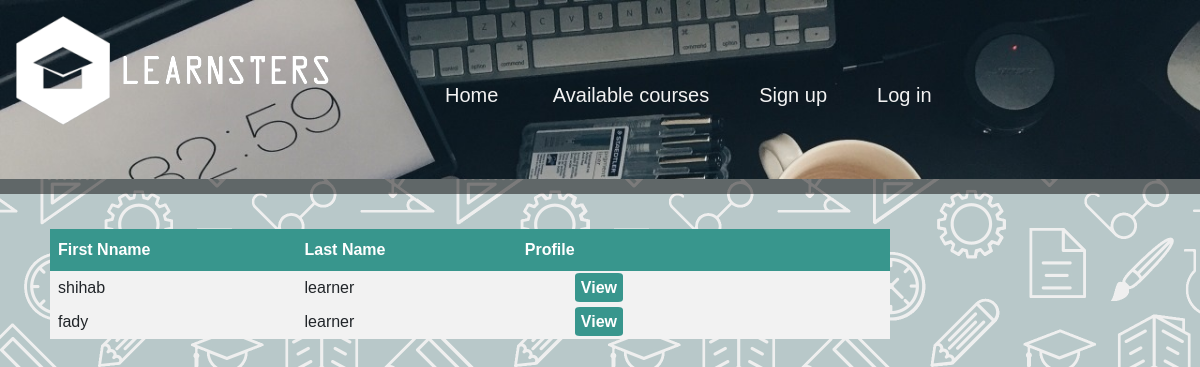
Page /selectlearner.php on the earlier database version.
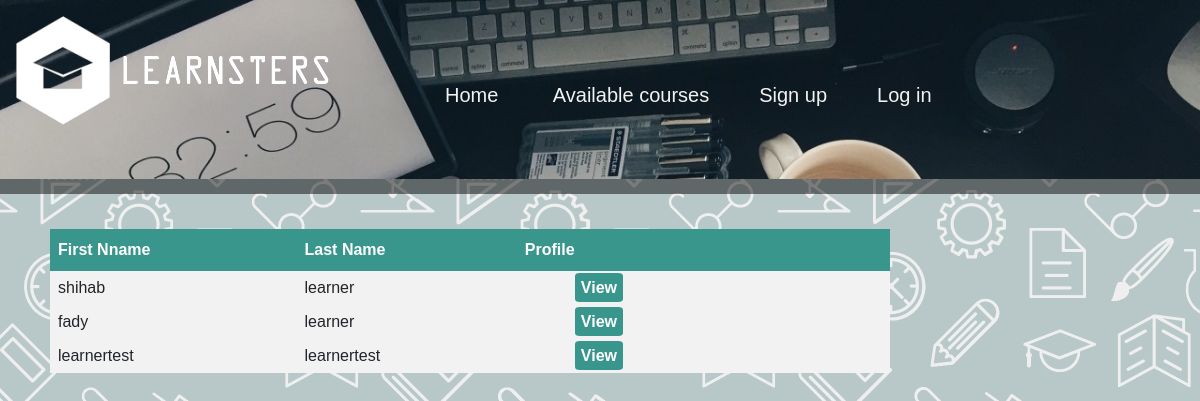
Same page on the later database version.
### tables this page shows
CREATE TABLE `learners` (
  `learnerID` varchar(255) NOT NULL,
  `Fname` varchar(255) NOT NULL,
  `Lname` varchar(255) DEFAULT NULL,
  `Email` varchar(255) DEFAULT NULL,
  `Password` varchar(255) DEFAULT NULL,
  `profilePicture` text DEFAULT NULL,
  `Type` text NOT NULL
);

### selectlearner.php (the view, shortened to what this page needs)
<html>
<?php
include "connectToDb.php";
include "menu.php";
$conn = new mysqli($servername, $username, $password, $dbname);
$query = "SELECT * FROM learners";
$results = $conn->query($query);
?>
<body>
    <table border="0">
        <tr>
            <th>First Nname</th>
            <th>Last Name</th>
            <th>Profile</th>
        </tr>
        <?php while ($row = $results->fetch_array(MYSQLI_ASSOC)) { ?>
            <tr>
                <td><?php echo $row["Fname"] ?></td>
                <td><?php echo $row["Lname"] ?></td>
                <td><a class="link" href=displaylearner.php?id=<?php echo $row["learnerID"] ?>> View </a> </td>
            </tr>
        <?php } ?>
    </table>
</body>
</html>

### menu.php (shortened to what this page needs)
<html>
<head>
<link href="https://cdn.jsdelivr.net/npm/bootstrap@5.1.3/dist/css/bootstrap.min.css" rel="stylesheet">
    <link rel="stylesheet" href="css/main.css">
</head>
<body>
    <img src="pictures/website/menuBar.jpeg" id="menuBar">
    <img src="pictures/website/logoWhite.png" id="logo">
    <div class="topnav">
        <a href="home.php">Home</a>
        <?php
        if (empty($_SESSION['ID'])) {
            echo '<a href="courses.php">Available courses</a>';
            echo '<a href="learnerSignup.php">Sign up</a>';
            echo '<a href="login.php">Log in</a>';
        }
        ?>
    </div>
</body>
</html>

### css/main.css (style rules this page uses)
* { font-family: Arial, Helvetica, sans-serif; margin-left: 0; margin-right: 0; }

### selectlearner.php (style rules this page uses)
body { background-image: url("pictures/website/backgroundPattern.png"); }
.link { margin: 50px; text-decoration: none; background-color: #38968d; color: white; border-radius: 10%; padding: 6px; font-weight: bold; }
table { margin: 50px; border-collapse: collapse; width: 70%; }
td, th { border: 1px solid black; padding: 8px; }
tr { background-color: #f2f2f2; }
th { padding-top: 12px; padding-bottom: 12px; text-align: left; background-color: #38968d; color: white; }

### menu.php (style rules this page uses)
* { margin: 0; }
.topnav { position: absolute; top: 10%; left: 35%; }
.topnav a { color: #f2f2f2; padding: 5px; text-decoration: none; font-size: 20px; margin: 20px; }
#menuBar { top: 0%; width: 100%; box-shadow: 0px 15px rgba(10, 8, 8, 0.5); }
#logo { margin: 1%; position: absolute; top: 0%; left: 0%; }

Differences in the rows shown:
added learners: Fname "learnertest", Lname "learnertest"
